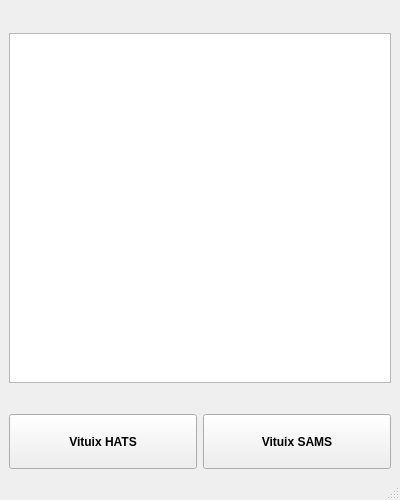
<?xml version="1.0" encoding="UTF-8"?>
<ui version="4.0">
 <author>Christian Garcia</author>
 <class>MainWindow</class>
 <widget class="QMainWindow" name="MainWindow">
  <property name="geometry">
   <rect>
    <x>0</x>
    <y>0</y>
    <width>400</width>
    <height>500</height>
   </rect>
  </property>
  <property name="sizePolicy">
   <sizepolicy hsizetype="Minimum" vsizetype="Minimum">
    <horstretch>0</horstretch>
    <verstretch>0</verstretch>
   </sizepolicy>
  </property>
  <property name="minimumSize">
   <size>
    <width>400</width>
    <height>500</height>
   </size>
  </property>
  <property name="maximumSize">
   <size>
    <width>400</width>
    <height>500</height>
   </size>
  </property>
  <property name="windowTitle">
   <string>Vituix Converter</string>
  </property>
  <property name="windowIcon">
   <iconset>
    <normaloff>Icon/Vituix_Converter_Icon_R1.ico</normaloff>Icon/Vituix_Converter_Icon_R1.ico</iconset>
  </property>
  <widget class="QWidget" name="centralwidget">
   <layout class="QVBoxLayout" name="verticalLayout">
    <item alignment="Qt::AlignVCenter">
     <widget class="QTableWidget" name="tableWidget">
      <property name="sizePolicy">
       <sizepolicy hsizetype="MinimumExpanding" vsizetype="MinimumExpanding">
        <horstretch>0</horstretch>
        <verstretch>0</verstretch>
       </sizepolicy>
      </property>
      <property name="minimumSize">
       <size>
        <width>0</width>
        <height>350</height>
       </size>
      </property>
      <property name="dragEnabled">
       <bool>false</bool>
      </property>
      <property name="dragDropMode">
       <enum>QAbstractItemView::DropOnly</enum>
      </property>
      <property name="defaultDropAction">
       <enum>Qt::LinkAction</enum>
      </property>
      <property name="alternatingRowColors">
       <bool>true</bool>
      </property>
     </widget>
    </item>
    <item>
     <layout class="QGridLayout" name="gridLayout" rowstretch="0">
      <property name="sizeConstraint">
       <enum>QLayout::SetDefaultConstraint</enum>
      </property>
      <property name="horizontalSpacing">
       <number>-1</number>
      </property>
      <property name="verticalSpacing">
       <number>6</number>
      </property>
      <item row="0" column="0">
       <widget class="QPushButton" name="pushButton_hats">
        <property name="minimumSize">
         <size>
          <width>0</width>
          <height>55</height>
         </size>
        </property>
        <property name="font">
         <font>
          <pointsize>9</pointsize>
          <weight>75</weight>
          <bold>true</bold>
         </font>
        </property>
        <property name="text">
         <string>Vituix HATS</string>
        </property>
       </widget>
      </item>
      <item row="0" column="1" alignment="Qt::AlignVCenter">
       <widget class="QPushButton" name="pushButton_sams">
        <property name="minimumSize">
         <size>
          <width>0</width>
          <height>55</height>
         </size>
        </property>
        <property name="font">
         <font>
          <pointsize>9</pointsize>
          <weight>75</weight>
          <bold>true</bold>
         </font>
        </property>
        <property name="text">
         <string>Vituix SAMS</string>
        </property>
       </widget>
      </item>
     </layout>
    </item>
   </layout>
  </widget>
  <widget class="QStatusBar" name="statusbar"/>
 </widget>
 <resources/>
 <connections/>
</ui>
